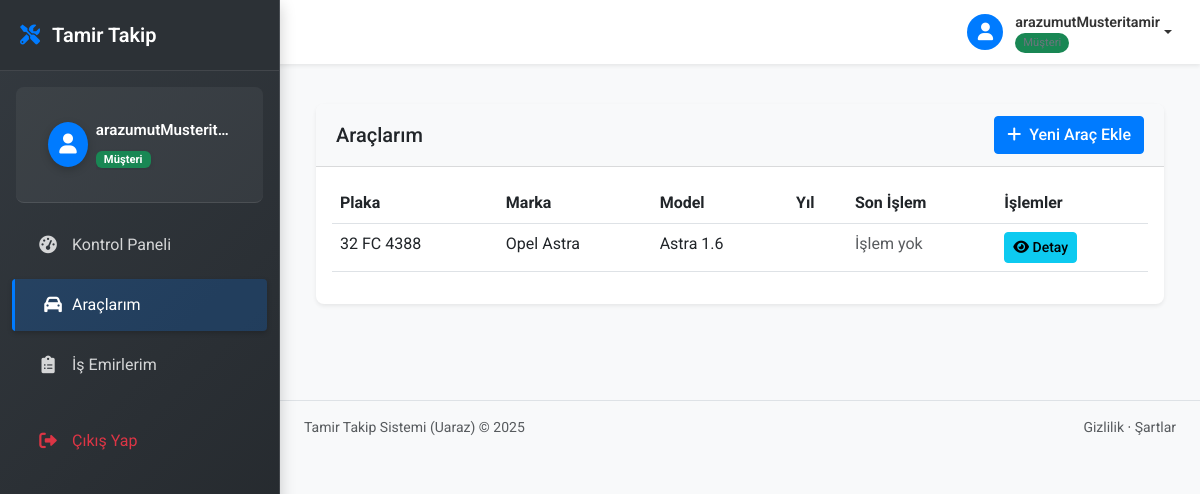
Page /musteri-araclar/ (signed in) on the earlier database version.
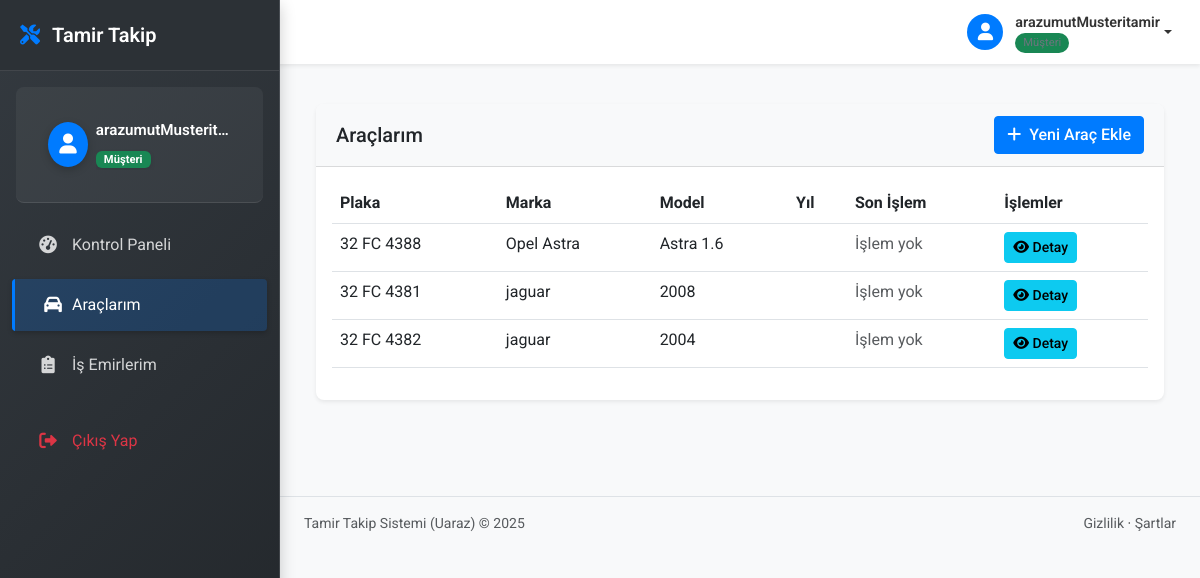
Same page on the later database version.
### core/models.py (models this page shows, shortened)
class Arac(models.Model):
    musteri = models.ForeignKey(Musteri, on_delete=models.CASCADE)
    marka = models.CharField(max_length=100)
    model = models.CharField(max_length=100)
    plaka = models.CharField(max_length=20, unique=True)
    uretim_yili = models.IntegerField()
    uretim_yili = models.IntegerField(default=2000)

### core/views.py (the view)
# urls.py: path('musteri-araclar/', login_required(musteri_arac_list), name='musteri_arac_list'),
@login_required
def musteri_arac_list(request):
    try:
        musteri = Musteri.objects.get(user=request.user)
        araclar = Arac.objects.filter(musteri=musteri)
        return render(request, 'core/musteri_arac_list.html', {'araclar': araclar})
    except Musteri.DoesNotExist:
        messages.warning(request, "Müşteri kaydınız bulunamadı.")
        return redirect('musteri_portal')

### core/templates/core/musteri_arac_list.html
{% extends 'core/base.html' %}
{% load static %}
{% block content %}
<div class="container-fluid py-4">
    <div class="row mb-4">
        <div class="col-12">
            <div class="card shadow-sm">
                <div class="card-header bg-light d-flex justify-content-between align-items-center">
                    <h5 class="mb-0">Araçlarım</h5>
                    <a href="{% url 'musteri_arac_ekle' %}" class="btn btn-primary">
                        <i class="fas fa-plus me-2"></i>Yeni Araç Ekle
                    </a>
                </div>
                <div class="card-body">
                    {% if araclar %}
                    <div class="table-responsive">
                        <table class="table table-hover">
                            <thead>
                                <tr>
                                    <th>Plaka</th>
                                    <th>Marka</th>
                                    <th>Model</th>
                                    <th>Yıl</th>
                                    <th>Son İşlem</th>
                                    <th>İşlemler</th>
                                </tr>
                            </thead>
                            <tbody>
                                {% for arac in araclar %}
                                <tr>
                                    <td>{{ arac.plaka }}</td>
                                    <td>{{ arac.marka }}</td>
                                    <td>{{ arac.model }}</td>
                                    <td>{{ arac.yil }}</td>
                                    <td>
                                        {% if arac.isemri_set.all %}
                                            {% with son_isemri=arac.isemri_set.all|dictsort:"baslama_tarihi"|last %}
                                                <span class="badge {% if son_isemri.durum == 'tamamlandi' %}bg-success{% elif son_isemri.durum == 'devam_ediyor' or son_isemri.durum == 'tamirde' or son_isemri.durum == 'inceleniyor' %}bg-warning{% else %}bg-secondary{% endif %}">
                                                    {% if son_isemri.durum == 'beklemede' %}Beklemede
                                                    {% elif son_isemri.durum == 'inceleniyor' %}İnceleniyor
                                                    {% elif son_isemri.durum == 'tamirde' %}Tamirde
                                                    {% elif son_isemri.durum == 'devam_ediyor' %}Devam Ediyor
                                                    {% elif son_isemri.durum == 'tamamlandi' %}Tamamlandı
                                                    {% endif %}
                                                </span>
                                                <small class="d-block text-muted">{{ son_isemri.baslama_tarihi|date:"d.m.Y" }}</small>
                                            {% endwith %}
                                        {% else %}
                                            <span class="text-muted">İşlem yok</span>
                                        {% endif %}
                                    </td>
                                    <td>
                                        <a href="{% url 'arac_detay' arac.id %}" class="btn btn-sm btn-info">
                                            <i class="fas fa-eye"></i> Detay
                                        </a>
                                    </td>
                                </tr>
                                {% endfor %}
                            </tbody>
                        </table>
                    </div>
                    {% else %}
                    <div class="alert alert-info">
                        Henüz kayıtlı aracınız bulunmamaktadır. <a href="{% url 'arac_ekle' %}" class="alert-link">Yeni araç eklemek için tıklayın</a>.
                    </div>
                    {% endif %}
                </div>
            </div>
        </div>
    </div>
</div>
{% endblock %}

Differences in the rows shown:
added Arac: plaka "32 FC 4381", marka "jaguar", model "2008"
added Arac: plaka "32 FC 4382", marka "jaguar", model "2004"
